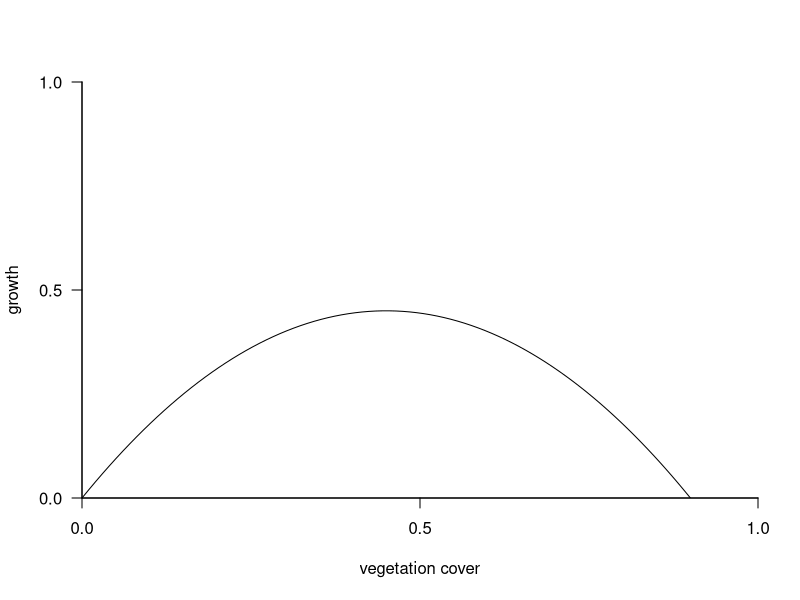
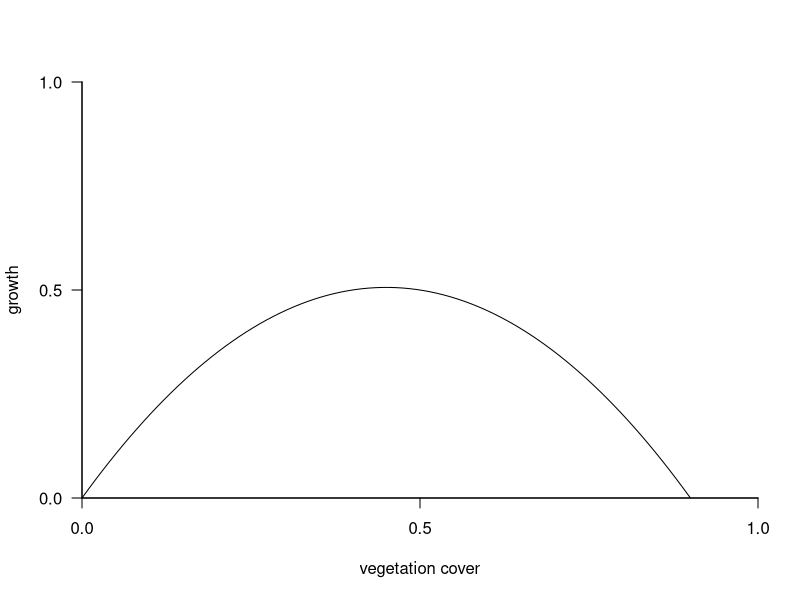
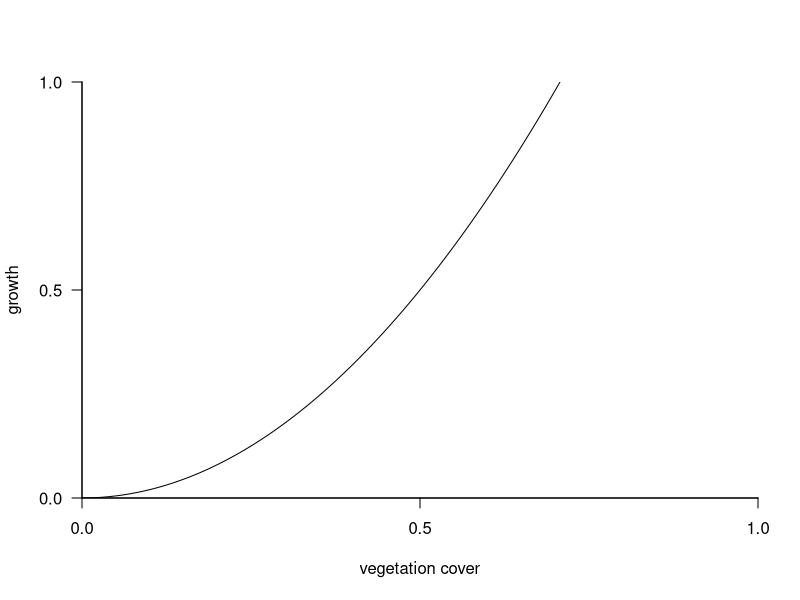
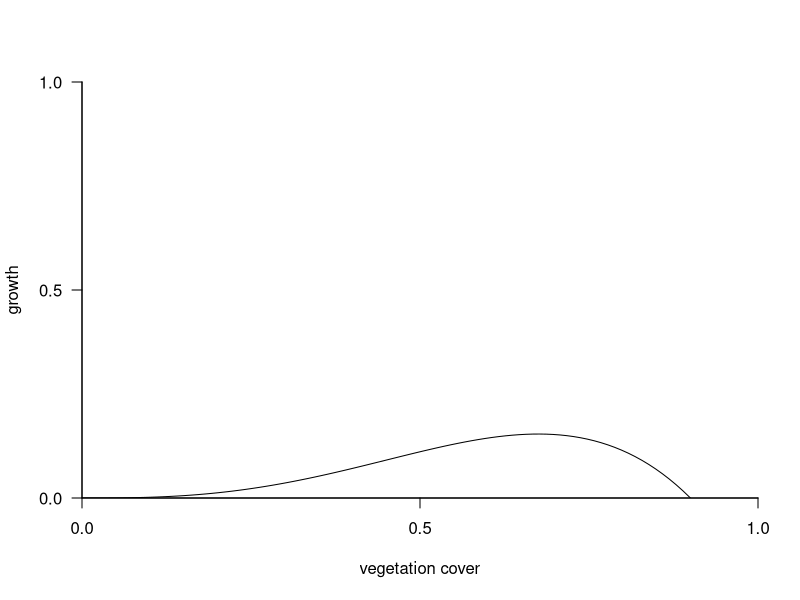
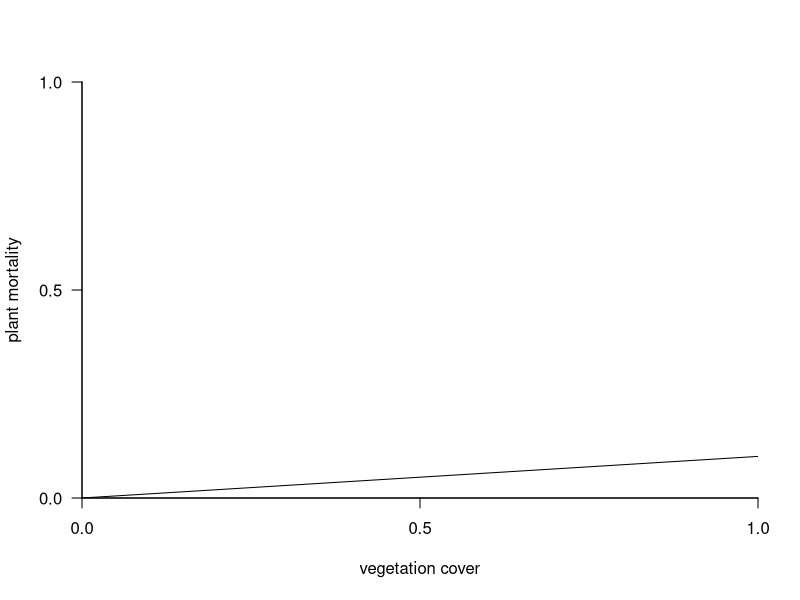
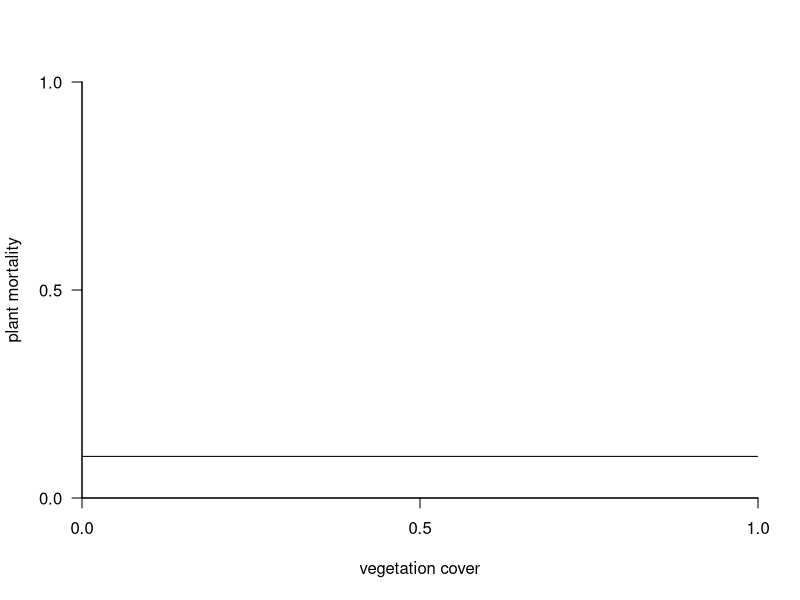
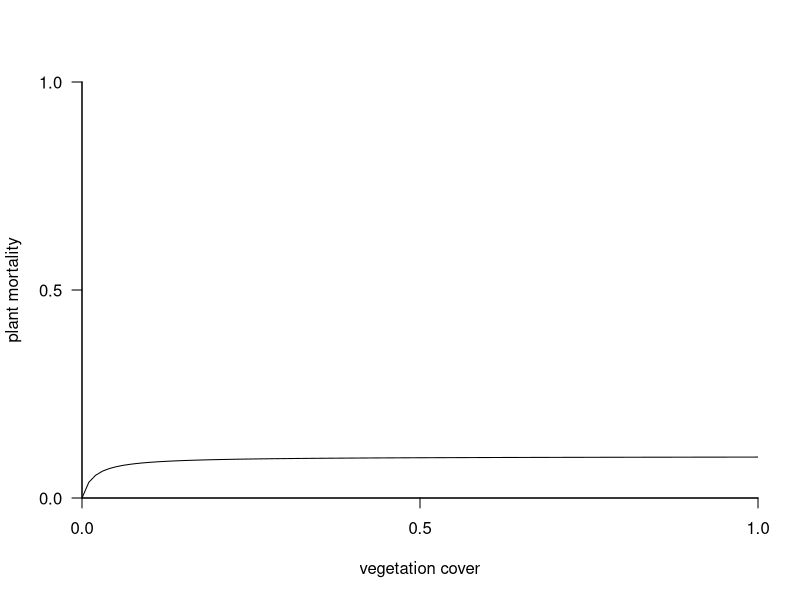
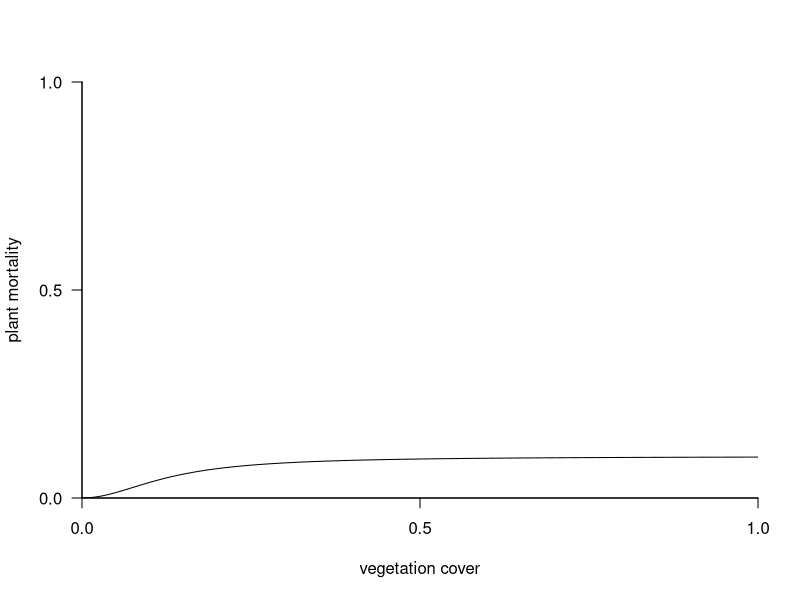

Recreate these plots in R, in order.
## ---- chunk 1
# Default plotting function

defplot <- function(...) plot(..., 
            type = "l", 
            bty = "l", cex = 0.7, las = 1,
            xlim = c(0,1), ylim = c(0,1), 
            xaxs = "i", yaxs = "i", 
            xaxp = c(0,1,2), yaxp = c(0,1,2), 
            xlab = "vegetation cover") 

rho <- seq(0,1,length = 100)

## ---- chunk 2

G <- function(P, r = 2, K = 0.9) r*P*(1-P/K)

defplot(rho, G(rho), ylab = "growth")

## ---- chunk 3
G <- function(P, r = 2.25, K = 0.9) r*P*(1-P/K)

defplot(rho, G(rho), ylab = "growth")

## ---- chunk 4


r <- function(P, r_0 = 2, a = 2) r_0*P^a

defplot(rho, r(rho), ylab = "growth")


G_sig <- function(P, r_0 = 2, a = 2, K = 0.9) r(P, r_0, a)*P*(1-P/K)

defplot(rho, G_sig(rho), ylab = "growth")

## ---- chunk 5
C <- function(V, L = 10, g = 0.01) (g*V*L)

defplot(rho, C(rho), ylab = "plant mortality")

## ---- chunk 6
C <- function(V, L = 10, g = 0.01) g * L + V*0

defplot(rho, C(rho), ylab = "plant mortality")

## ---- chunk 7
C <- function(V, L = 10, a = 0.6, h = 100) (a*V*L)/(1+a*h*V)

defplot(rho, C(rho), ylab = "plant mortality")

## ---- chunk 8
C <- function(V, L = 10, a = 0.6, h = 100, q = 1) (a*V^(1+q)*L)/(1+a*h*(V^(1+q)) ) 

defplot(rho, C(rho), ylab = "plant mortality")

## ---- chunk 9

C <- function(V, m_0 = 0.05, L = 10, a = 0.6, h = 100, q = 0) (m_0 * V) +(a*V^(1+q)*L)/(1+a*h*(V^(1+q)) ) 

defplot(rho, C(rho), ylab = "plant mortality")
abline(a = 0, b = 0.05, lty = 2)
## ---- chunk 10

defplot(rho, G(rho), ylab = "growth", col = "green3")
lines(rho, C(rho, L = 10, a = 0.01, h = 0.00001))
lines(rho, C(rho, L = 25, a = 0.01, h = 0.00001))
lines(rho, C(rho, L = 50, a = 0.01, h = 0.00001))
abline( h = 0.1 )
abline( h = 0.25 )
abline( h = 0.5 )
## ---- chunk 11

defplot(rho, G(rho), ylab = "growth", col = "green3")
lines(rho, C(rho, L = 10))
lines(rho, C(rho, L = 25))
lines(rho, C(rho, L = 50))

## ---- chunk 12

defplot(rho, G(rho), ylab = "growth", col = "green3")
lines(rho, C(rho, L = 10, q = 1))
lines(rho, C(rho, L = 25, q = 1))
lines(rho, C(rho, L = 50, q = 1))
